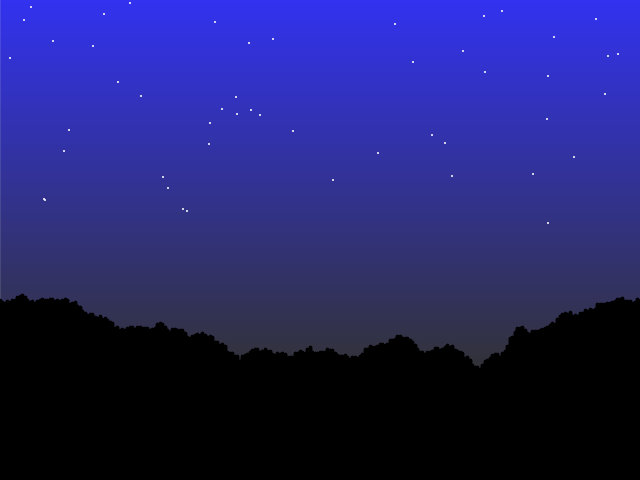
Frame 1 (no input)
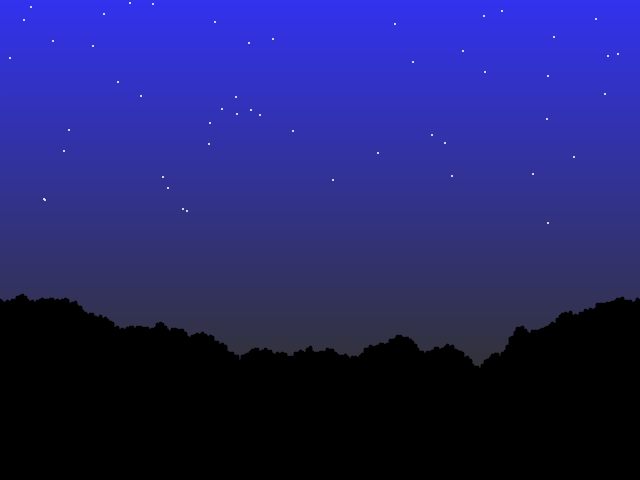
Frame 60 (the mouse pressed at the canvas centre just before this capture)
Frame 120 (the mouse held since frame 60 and released just before this capture): identical to frame 60, image omitted

The Processing sketch that drew these frames (run headless with seeded random() and noise(); from frame 60 on, the mouse is pressed at the canvas centre):

// Processing sketch: sketch099
// ── sketch099.pde
int starx[]=new int[50], stary[]=new int[50];
float lx[]=new float[1000], ly[]=new float[1000];
int n=0;
void setup ()
{
  size(640, 480);
  fill (255);
  for (int i=0; i<50; i++)
  {
    starx[i] = (int)random(width);
    stary[i] = (int)random(height/2);
  }
  md(0,300,width, 300, 75.0);
}

void draw ()
{
  for (int i=0; i<height; i++)
  {
    stroke(50, 50, (float)(height-i)/2);
    line (0,i, width, i);
  }
  noStroke();
  for (int i=0; i<50; i++)
    if (random(1)<0.99) ellipse (starx[i], stary[i], 2, 2);
  stroke(0); strokeWeight(lx[1]-lx[0]+1);
  for (int i=0; i<n; i=i+1)
    line (lx[i],ly[i], lx[i],height);
}

void md (float x0, float y0, float x1, float y1, float dy)
{
  if (dy < 2)
  {
    lx[n] = x0; ly[n] = y0;
    lx[n+1] = x1; ly[n+1] = y1;
    n = n + 2;
  } else
    {
      float d = random(dy+dy)-dy;
      md (x0,y0, x0+(x1-x0)/2, y0+(y1-y0)/2-d, .6*dy);
      md (x0+(x1-x0)/2, y0+(y1-y0)/2-d, x1, y1, .6*dy);
    }
}
